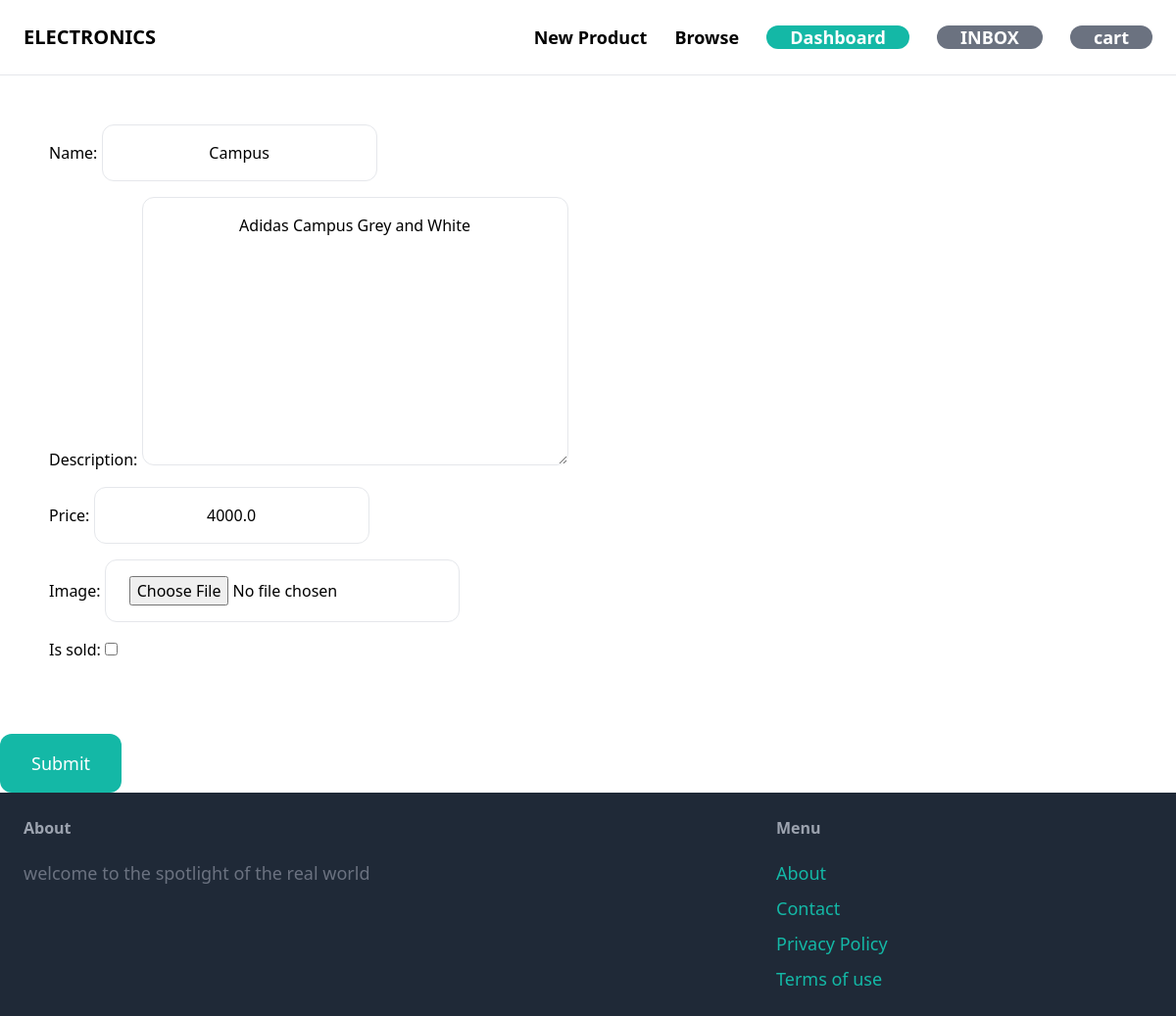
Screenshot of /items/9/edit/ (signed in) with the database file from the repository.
### item/models.py (models this page shows, shortened)
class Item(models.Model):
    category = models.ForeignKey(Category, related_name='items', on_delete=models.CASCADE)
    name = models.CharField(max_length=255)
    description = models.TextField(blank=True, null=True)
    price = models.FloatField()
    image = models.ImageField(upload_to='item_images',blank=True, null=True )
    is_sold = models.BooleanField(default=False)
    created_by = models.ForeignKey(User, related_name='items', on_delete=models.CASCADE)
    created_at = models.DateTimeField(auto_now_add = True)

### item/views.py (the view)
# urls.py: path('<int:pk>/edit/', views.edit, name='edit'),
@login_required
def edit(request, pk):
    item = get_object_or_404(Item, pk=pk,created_by = request.user)
    if request.method =='POST':
        form = EditItemForm(request.POST, request.FILES, instance=item)
        if form.is_valid():
            form.save()
            return redirect('item:detail',pk=item.id)
    else:
        form = EditItemForm(instance=item)
    return render(request,'itemform.html',{
        'form':form,
        'title':'Edit item',
    })

### item/forms.py
class EditItemForm(forms.ModelForm):
    class Meta:
        model = Item
        fields = ('name','description','price','image','is_sold')
        widgets = {
            'name':forms.TextInput(attrs={
            'class':INPUT_CLASSES
            }),
            'description':forms.Textarea(attrs={
            'class':INPUT_CLASSES
            }),
            'price':forms.TextInput(attrs={
            'class':INPUT_CLASSES
            }),
            'image':forms.FileInput(attrs={
            'class':INPUT_CLASSES
            })
        }

### item/templates/itemform.html (shortened to what this page needs)
{%extends 'base.html'%}
{% block content%}
<form action="." method="POST" enctype="multipart/form-data">
<div class="space-y-4" style="padding: 50px ;">
    {{ form.as_p}}
</div>
<br>
<button class="py-4 px-8 text-lg bg-teal-500 hover:bg-teal-700 rounded-xl text-white">Submit</button>
</form>
{%endblock%}

### rows the page displays
Item: name "Campus", description "Adidas Campus Grey and White", price "4000.0"
